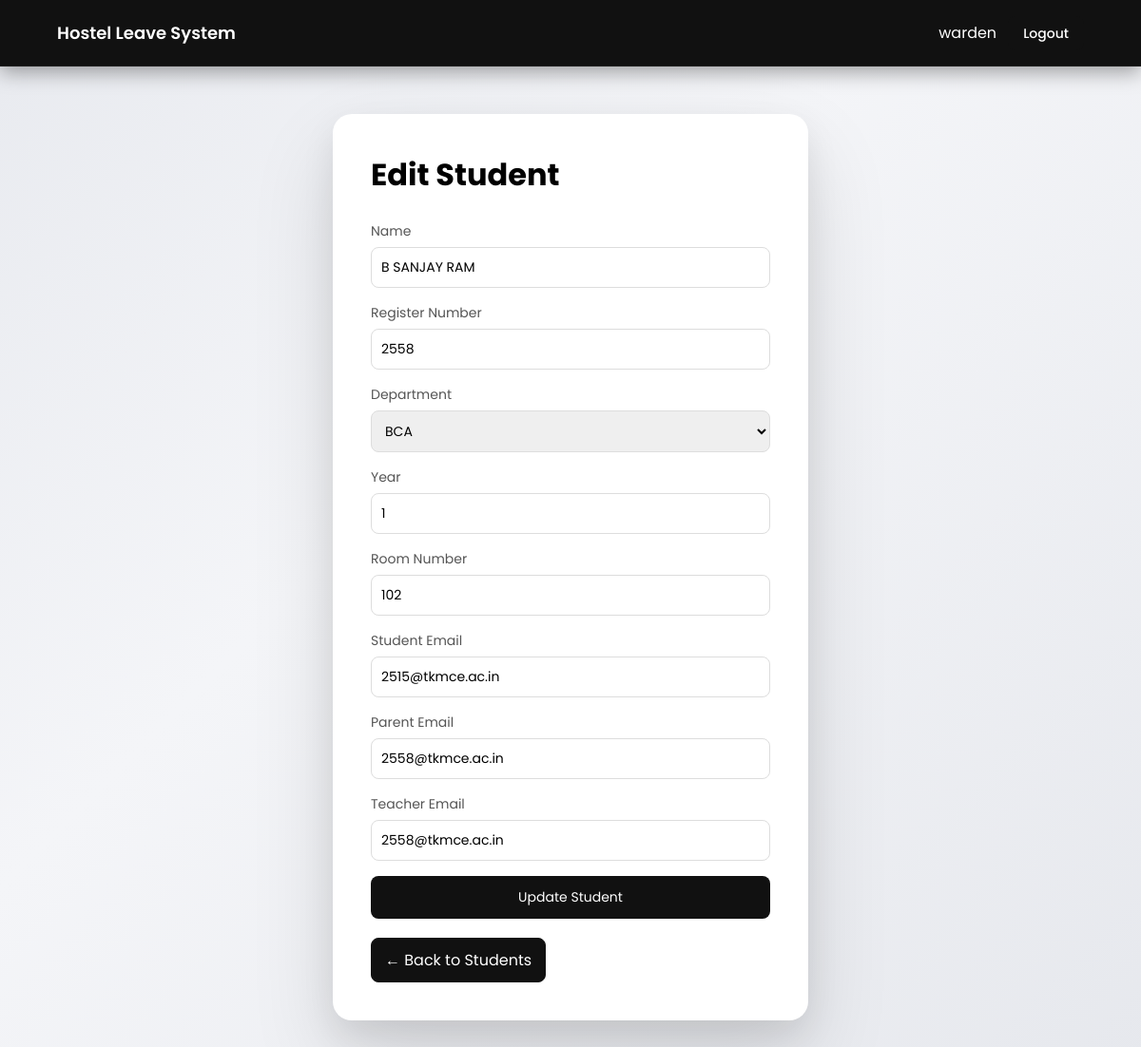
The page /warden/edit_student.php?id=21 (signed in) on the database its author committed.
### tables this page shows
CREATE TABLE `student_profiles` (
  `id` int(11) NOT NULL,
  `user_id` int(11) NOT NULL,
  `register_number` varchar(50) DEFAULT NULL,
  `department` varchar(100) DEFAULT NULL,
  `year` int(11) DEFAULT NULL,
  `room_number` varchar(20) DEFAULT NULL,
  `phone` varchar(15) DEFAULT NULL
);

CREATE TABLE `users` (
  `id` int(11) NOT NULL,
  `role_id` int(11) NOT NULL,
  `name` varchar(100) NOT NULL,
  `username` varchar(50) NOT NULL,
  `password` varchar(255) NOT NULL,
  `email` varchar(100) DEFAULT NULL,
  `parent_email` varchar(100) DEFAULT NULL,
  `teacher_email` varchar(100) DEFAULT NULL,
  `created_at` timestamp NOT NULL DEFAULT current_timestamp(),
  `register_number` varchar(50) DEFAULT NULL
);

### warden/edit_student.php (the view, shortened to what this page needs)
<?php
include("../config/db.php");
$user_id = intval($_GET["id"]);
$stmt = $conn->prepare("
SELECT users.*, student_profiles.*
FROM users
JOIN student_profiles ON users.id = student_profiles.user_id
WHERE users.id = ?
");
$stmt->bind_param("i", $user_id);
$stmt->execute();
$result = $stmt->get_result();
$student = $result->fetch_assoc();
?>
<!DOCTYPE html>
<html>
<head>
</head>
<body>
<div class="topbar">
<div class="logo">Hostel Leave System</div>
<div>
<?php echo $_SESSION["username"]; ?>
<a class="logout-btn" href="../auth/logout.php">Logout</a>
</div>
</div>
<div class="container">
<h1>Edit Student</h1>
<form method="POST">
<label>Name</label>
<input type="text" name="name" value="<?php echo htmlspecialchars($student['name']); ?>" required>
<label>Register Number</label>
<input type="text" name="register_number" value="<?php echo htmlspecialchars($student['register_number']); ?>" required>
<label>Department</label>
<select name="department" required>
<option value="BCA">BCA</option>
</select>
<label>Year</label>
<input type="number" name="year" value="<?php echo htmlspecialchars($student['year']); ?>" required>
<label>Room Number</label>
<input type="text" name="room_number" value="<?php echo htmlspecialchars($student['room_number']); ?>" required>
<label>Student Email</label>
<input type="email" name="email" value="<?php echo htmlspecialchars($student['email']); ?>">
<label>Parent Email</label>
<input type="email" name="parent_email" value="<?php echo htmlspecialchars($student['parent_email']); ?>">
<label>Teacher Email</label>
<input type="email" name="teacher_email" value="<?php echo htmlspecialchars($student['teacher_email']); ?>">
<button type="submit">Update Student</button>
</form>
<a class="back-btn" href="view_students.php">← Back to Students</a>
</div>
</body>
</html>

### warden/edit_student.php (style rules this page uses)
* { margin:0; padding:0; box-sizing:border-box; font-family:'Poppins',sans-serif; }
body { min-height:100vh; background: linear-gradient(135deg,#e8eaef 0%,#f4f5f8 40%,#e6e8ed 100%); padding:120px 60px 60px 60px; }
.topbar { position:fixed; top:0; left:0; width:100%; height:70px; background:#111; display:flex; justify-content:space-between; align-items:center; padding:0 60px; color:#fff; box-shadow:0 6px 20px rgba(0,0,0,0.35); border-bottom:1px solid #222; z-index:1000; }
.logo { font-size:18px; font-weight:600; }
.logout-btn { padding:8px 16px; border-radius:8px; background:#111; color:#fff; text-decoration:none; font-size:14px; font-weight:500; margin-left:12px; transition:0.2s; }
.container { max-width:500px; margin:auto; padding:40px; background:#fff; border-radius:20px; box-shadow: 0 40px 90px rgba(0,0,0,0.12), 0 15px 35px rgba(0,0,0,0.08); }
h1 { margin-bottom:25px; }
label { display:block; margin-bottom:6px; font-size:14px; color:#555; }
input,select { width:100%; padding:10px; margin-bottom:16px; border:1px solid #ddd; border-radius:8px; font-size:14px; }
button { background:#111; color:white; padding:12px; border:none; border-radius:8px; cursor:pointer; width:100%; font-size:14px; }
.back-btn { display:inline-block; margin-top:20px; padding:10px 14px; border:1px solid #111; border-radius:8px; text-decoration:none; color:#fff; background:#111; }

### rows shown on the page
student_profiles: name "B SANJAY RAM", register_number "2558", year "1", room_number "102", email "2515@tkmce.ac.in", parent_email "2558@tkmce.ac.in", teacher_email "2558@tkmce.ac.in"

### other values the page prints
$_SESSION["username"] "warden"
